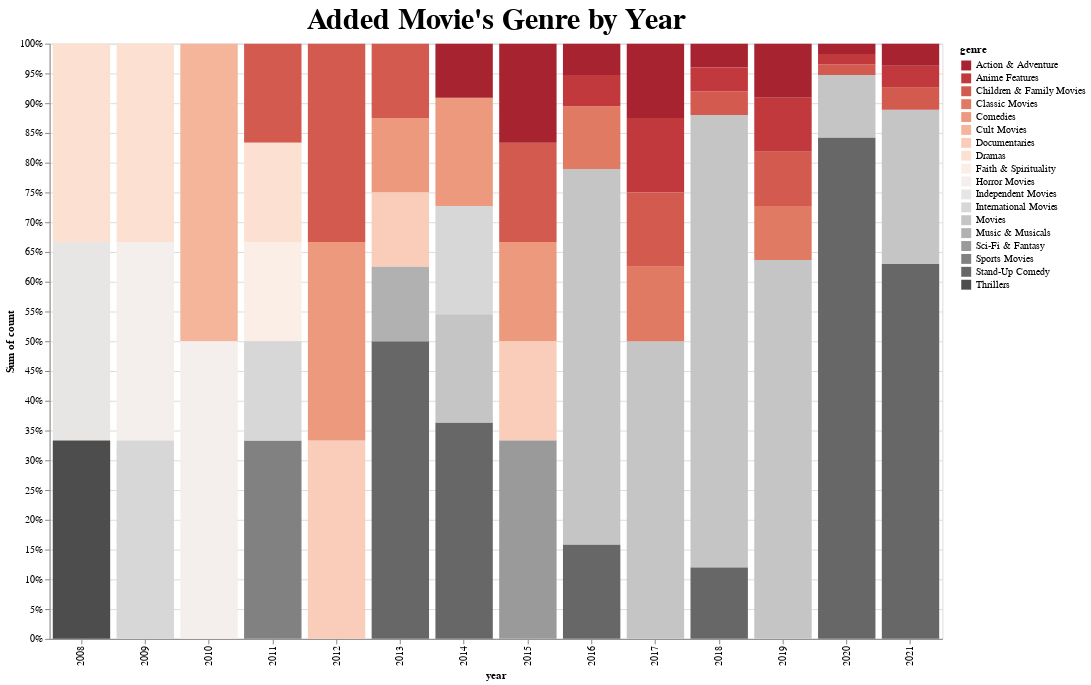

Notebook cell for this chart:
### Code cell
#연도별 장르 추가 분포도(Movie)
import altair as alt

alt.Chart(top_year_count_mv).mark_bar().encode(
    x='year:N',
    y=alt.Y('sum(count)', stack="normalize", sort="ascending"),
    color = alt.Color("genre", scale=alt.Scale(scheme='redgrey'))).properties(
    width=900,
    height=600,
    title="Added Movie's Genre by Year").configure_title(fontSize=30)

### Figure 1 — Vega-Lite specification as saved in the notebook (floating-point values rounded to 4 significant figures)
{"config": {"view": {"continuousWidth": 400, "continuousHeight": 300}, "title": {"fontSize": 30}}, "data": {"name": "data-71152870808178925a27d9c5d47ea7d0"}, "mark": "bar", "encoding": {"color": {"field": "genre", "scale": {"scheme": "redgrey"}, "type": "nominal"}, "x": {"field": "year", "type": "nominal"}, "y": {"aggregate": "sum", "field": "count", "sort": "ascending", "stack": "normalize", "type": "quantitative"}}, "height": 600, "title": "Added Movie's Genre by Year", "width": 900, "$schema": "https://vega.github.io/schema/vega-lite/v4.17.0.json", "datasets": {"data-71152870808178925a27d9c5d47ea7d0": [{"year": 2008, "genre": "Dramas", "count": 1}, {"year": 2008, "genre": "Independent Movies", "count": 1}, {"year": 2008, "genre": "Thrillers", "count": 1}, {"year": 2009, "genre": "Dramas", "count": 1}, {"year": 2009, "genre": "Horror Movies", "count": 1}, {"year": 2009, "genre": "International Movies", "count": 1}, {"year": 2010, "genre": "Cult Movies", "count": 1}, {"year": 2010, "genre": "Horror Movies", "count": 1}, {"year": 2011, "genre": "Sports Movies", "count": 2}, {"year": 2011, "genre": "Children & Family Movies", "count": 1}, {"year": 2011, "genre": "Dramas", "count": 1}, {"year": 2011, "genre": "Faith & Spirituality", "count": 1}, {"year": 2011, "genre": "International Movies", "count": 1}, {"year": 2012, "genre": "Documentaries", "count": 1}, {"year": 2012, "genre": "Children & Family Movies", "count": 1}, {"year": 2012, "genre": "Comedies", "count": 1}, {"year": 2013, "genre": "Stand-Up Comedy", "count": 4}, {"year": 2013, "genre": "Children & Family Movies", "count": 1}, {"year": 2013, "genre": "Comedies", "count": 1}, {"year": 2013, "genre": "Documentaries", "count": 1}, {"year": 2013, "genre": "Music & Musicals", "count": 1}, {"year": 2014, "genre": "Stand-Up Comedy", "count": 4}, {"year": 2014, "genre": "Comedies", "count": 2}, {"year": 2014, "genre": "International Movies", "count": 2}, {"year": 2014, "genre": "Movies", "count": 2}, {"year": 2014, "genre": "Action & Adventure", "count": 1}, {"year": 2015, "genre": "Comedies", "count": 1}, {"year": 2015, "genre": "Children & Family Movies", "count": 1}, {"year": 2015, "genre": "Documentaries", "count": 1}, {"year": 2015, "genre": "Sci-Fi & Fantasy", "count": 2}, {"year": 2015, "genre": "Action & Adventure", "count": 1}, {"year": 2016, "genre": "Movies", "count": 12}, {"year": 2016, "genre": "Stand-Up Comedy", "count": 3}, {"year": 2016, "genre": "Classic Movies", "count": 2}, {"year": 2016, "genre": "Action & Adventure", "count": 1}, {"year": 2016, "genre": "Anime Features", "count": 1}, {"year": 2017, "genre": "Movies", "count": 4}, {"year": 2017, "genre": "Action & Adventure", "count": 1}, {"year": 2017, "genre": "Anime Features", "count": 1}, {"year": 2017, "genre": "Children & Family Movies", "count": 1}, {"year": 2017, "genre": "Classic Movies", "count": 1}, {"year": 2018, "genre": "Children & Family Movies", "count": 1}, {"year": 2018, "genre": "Action & Adventure", "count": 1}, {"year": 2018, "genre": "Anime Features", "count": 1}, {"year": 2018, "genre": "Movies", "count": 19}, {"year": 2018, "genre": "Stand-Up Comedy", "count": 3}, {"year": 2019, "genre": "Movies", "count": 7}, {"year": 2019, "genre": "Action & Adventure", "count": 1}, {"year": 2019, "genre": "Anime Features", "count": 1}, {"year": 2019, "genre": "Children & Family Movies", "count": 1}, {"year": 2019, "genre": "Classic Movies", "count": 1}, {"year": 2020, "genre": "Children & Family Movies", "count": 1}, {"year": 2020, "genre": "Anime Features", "count": 1}, {"year": 2020, "genre": "Movies", "count": 6}, {"year": 2020, "genre": "Stand-Up Comedy", "count": 48}, {"year": 2020, "genre": "Action & Adventure", "count": 1}, {"year": 2021, "genre": "Anime Features", "count": 1}, {"year": 2021, "genre": "Stand-Up Comedy", "count": 17}, {"year": 2021, "genre": "Movies", "count": 7}, {"year": 2021, "genre": "Action & Adventure", "count": 1}, {"year": 2021, "genre": "Children & Family Movies", "count": 1}]}}
